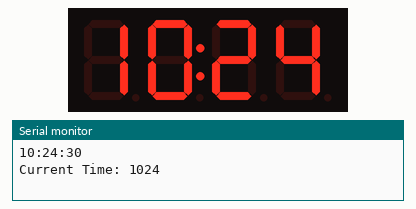
Recording of a sketch running on a simulated Arduino Uno, built with avr-gcc and run on an emulated ATmega328P. Shown: 4-digit seven-segment display, the last lines printed to the serial monitor. The local clock reads 2024-03-15 10:24:30 at power-on unless the sketch sets it.

Above: at 0.1 s.
At 64.88 s:
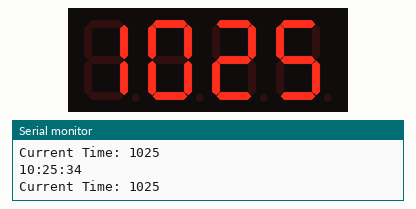
At 129.1 s:
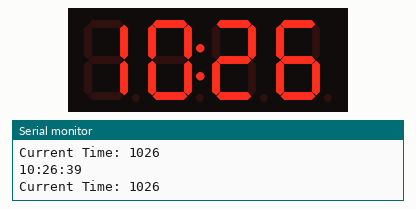

The sketch:

TM1637_DS1302_Clock.ino
```cpp
#include <Arduino.h>
#include <Ds1302.h>
#include <TM1637.h>


// DS1302 RTC instance
// Pin 4 -> PIN_ENA
// Pin 6 -> PIN_CLK
// Pin 5 -> PIN_DAT
Ds1302 rtc(4, 6, 5);    // DIY interface board

// TM1637 instantiation and pins configurations
// Pin 3 -> DIO
// Pin 2 -> CLK
TM1637 tm(2, 3);

int cnt=0;
char str[4];

void setup()
{
    Serial.begin(9600);

    // initialize the RTC
    rtc.init();

    tm.begin();
    tm.setBrightnessPercent(10);
}

void loop() {
    static uint8_t last_second = 0;
    static int timeDigits = 0;
    static String timeStr;

    // get the current time
    Ds1302::DateTime now;
    rtc.getDateTime(&now);


    if (last_second != now.second)
    {
        last_second = now.second;

        if (now.hour < 10) Serial.print('0');
        Serial.print(now.hour);    // 00-23
        Serial.print(':');

        if (now.minute < 10) Serial.print('0');
        Serial.print(now.minute);  // 00-59
        Serial.print(':');

        if (now.second < 10) Serial.print('0');
        Serial.print(now.second);  // 00-59
        Serial.println();

        timeDigits = timeconvert((int)now.hour, (int)now.minute, false);

        Serial.print("Current Time: ");
        //Serial.println(timeDigits);

        myIntToStr(timeDigits, str, 4);
        timeStr = str;
        Serial.println(timeStr);
    }

    tm.display(timeStr);

    if (!(cnt++ % 5)) {
      tm.switchColon();
    }
    if (cnt > 50) cnt = 1;

    delay(100);
}

// Converts an interger into string representation, 'd' is the max length
int myIntToStr(int x, char str[], int d)
{
    int i = 0;

    // initialise and fill with blanks
    for (i=0; i < d; i++) {
        str[i] = ' ';
    }
    str[i] = '\0';

    // adjust index to the end of the array
    i -= 1;

    // conversion to char for each digit
    while (x) {
        str[i--] = (x % 10) + '0';
        x = x / 10;
    }
}

int timeconvert(int hr, int mins, bool is24hrs) {
    if (!is24hrs) {
        if (hr == 0) {
            // 12 midnight
            hr = 12;
        }
        else if (hr > 12 && hr < 24) {
            // convert time to 12 hr format
            hr -= 12;
        }
    }

    return hr * 100 + mins;
}
```
